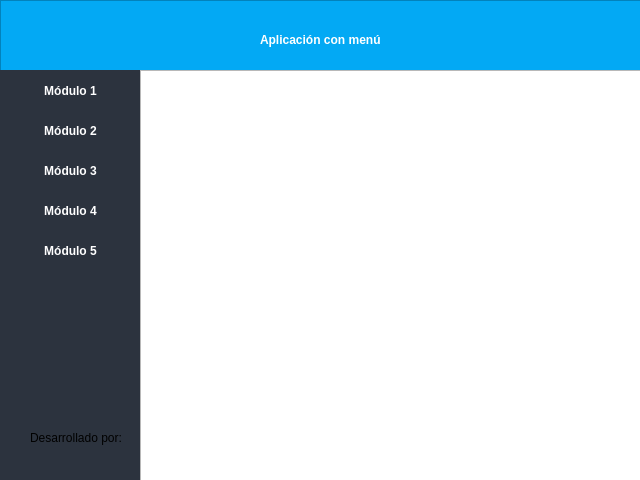
<?xml version="1.0" encoding="UTF-8"?>
<ui version="4.0">
 <class>Form</class>
 <widget class="QWidget" name="Form">
  <property name="geometry">
   <rect>
    <x>0</x>
    <y>0</y>
    <width>640</width>
    <height>480</height>
   </rect>
  </property>
  <property name="windowTitle">
   <string>Form</string>
  </property>
  <property name="styleSheet">
   <string notr="true">#Form{  background-color:#fff; }
#pushButton{  background-color: red; color:#fff;}
#frame{  background-color:#03A9F4;
	box-shadow: 10px 5px 5px black;}
#label{ color:#fff; 	font-weight: bold; }



#Fondo{
	background-color: #fff;
}
#fondoTitulo{
	background-color:#03A9F4;
	box-shadow: 10px 5px 5px black;
}

#titulo{
	font-size: 25px;
    color:#fff;
	font-family: Arial, Verdana;
	font-weight: bold;
}

#btnGuardar{ background: #2E7D32; color: #fff; font-size: 12px; font-weight: bold; }
#btnEliminar{ background: #B71C1C; color: #fff; font-size: 12px; font-weight: bold; }
#btnLimpiar{ background: #0277BD; color: #fff; font-size: 12px;font-weight: bold;  }
#btnBuscarImg{ background: #0277BD; color: #fff; font-size: 12px; font-weight: bold; }

#btnBuscar{ background: #2E7D32; color: #fff; font-size: 12px; font-weight: bold; }

#verImagen{
	background-color:#FAFAFA;
}</string>
  </property>
  <widget class="QFrame" name="frame">
   <property name="geometry">
    <rect>
     <x>0</x>
     <y>0</y>
     <width>641</width>
     <height>71</height>
    </rect>
   </property>
   <property name="frameShape">
    <enum>QFrame::StyledPanel</enum>
   </property>
   <property name="frameShadow">
    <enum>QFrame::Raised</enum>
   </property>
   <widget class="QLabel" name="label">
    <property name="geometry">
     <rect>
      <x>260</x>
      <y>30</y>
      <width>141</width>
      <height>20</height>
     </rect>
    </property>
    <property name="text">
     <string>Aplicación con menú</string>
    </property>
   </widget>
  </widget>
  <widget class="QFrame" name="frame_2">
   <property name="geometry">
    <rect>
     <x>0</x>
     <y>70</y>
     <width>141</width>
     <height>411</height>
    </rect>
   </property>
   <property name="styleSheet">
    <string notr="true">#frame_2, #menu1, #menu2, #menu3, #menu4, #menu5{
	background-color:#2c333e; color:#fff; font-size: 12px; font-family:   	Arial,Verdana; font-weight: bold; border:0px;
}
#menu1:hover, #menu2:hover, #menu3:hover, #menu4:hover, #menu5:hover{
	background-color:#0cc597; color:#fff;
}

</string>
   </property>
   <property name="frameShape">
    <enum>QFrame::StyledPanel</enum>
   </property>
   <property name="frameShadow">
    <enum>QFrame::Raised</enum>
   </property>
   <widget class="QPushButton" name="menu1">
    <property name="geometry">
     <rect>
      <x>0</x>
      <y>0</y>
      <width>141</width>
      <height>41</height>
     </rect>
    </property>
    <property name="cursor">
     <cursorShape>PointingHandCursor</cursorShape>
    </property>
    <property name="text">
     <string>Módulo 1</string>
    </property>
   </widget>
   <widget class="QPushButton" name="menu2">
    <property name="geometry">
     <rect>
      <x>0</x>
      <y>40</y>
      <width>141</width>
      <height>41</height>
     </rect>
    </property>
    <property name="cursor">
     <cursorShape>PointingHandCursor</cursorShape>
    </property>
    <property name="text">
     <string>Módulo 2</string>
    </property>
   </widget>
   <widget class="QPushButton" name="menu3">
    <property name="geometry">
     <rect>
      <x>0</x>
      <y>80</y>
      <width>141</width>
      <height>41</height>
     </rect>
    </property>
    <property name="cursor">
     <cursorShape>PointingHandCursor</cursorShape>
    </property>
    <property name="text">
     <string>Módulo 3</string>
    </property>
   </widget>
   <widget class="QPushButton" name="menu4">
    <property name="geometry">
     <rect>
      <x>0</x>
      <y>120</y>
      <width>141</width>
      <height>41</height>
     </rect>
    </property>
    <property name="cursor">
     <cursorShape>PointingHandCursor</cursorShape>
    </property>
    <property name="text">
     <string>Módulo 4</string>
    </property>
   </widget>
   <widget class="QPushButton" name="menu5">
    <property name="geometry">
     <rect>
      <x>0</x>
      <y>160</y>
      <width>141</width>
      <height>41</height>
     </rect>
    </property>
    <property name="cursor">
     <cursorShape>PointingHandCursor</cursorShape>
    </property>
    <property name="text">
     <string>Módulo 5</string>
    </property>
   </widget>
   <widget class="QLabel" name="label_2">
    <property name="geometry">
     <rect>
      <x>30</x>
      <y>360</y>
      <width>91</width>
      <height>16</height>
     </rect>
    </property>
    <property name="text">
     <string>Desarrollado por:</string>
    </property>
   </widget>
  </widget>
  <widget class="QFrame" name="frame_3">
   <property name="geometry">
    <rect>
     <x>140</x>
     <y>70</y>
     <width>501</width>
     <height>411</height>
    </rect>
   </property>
   <property name="frameShape">
    <enum>QFrame::StyledPanel</enum>
   </property>
   <property name="frameShadow">
    <enum>QFrame::Raised</enum>
   </property>
  </widget>
 </widget>
 <resources/>
 <connections/>
</ui>
